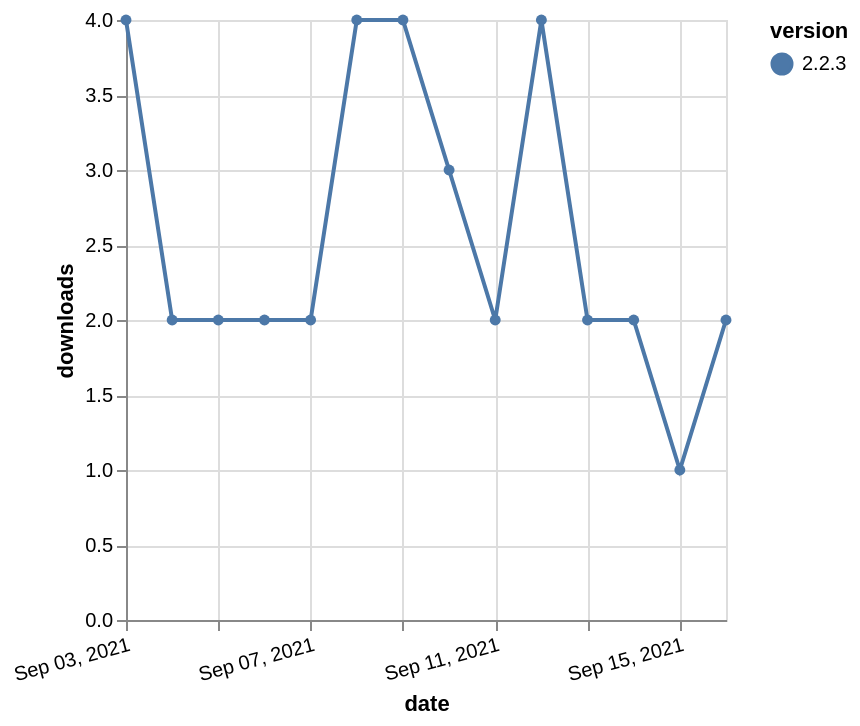

Describe this chart as a Vega-Lite specification.
### Vega-Lite specification from a JSON file in a GitHub repository (floating-point values rounded to 4 significant figures)
{"$schema": "https://vega.github.io/schema/vega-lite/v5.json", "description": "A simple bar chart with embedded data.", "data": {"values": [{"date": "2021-09-03", "total": 259, "delta": 4, "version": "2.2.3"}, {"date": "2021-09-04", "total": 261, "delta": 2, "version": "2.2.3"}, {"date": "2021-09-05", "total": 263, "delta": 2, "version": "2.2.3"}, {"date": "2021-09-06", "total": 265, "delta": 2, "version": "2.2.3"}, {"date": "2021-09-07", "total": 267, "delta": 2, "version": "2.2.3"}, {"date": "2021-09-08", "total": 271, "delta": 4, "version": "2.2.3"}, {"date": "2021-09-09", "total": 275, "delta": 4, "version": "2.2.3"}, {"date": "2021-09-10", "total": 278, "delta": 3, "version": "2.2.3"}, {"date": "2021-09-11", "total": 280, "delta": 2, "version": "2.2.3"}, {"date": "2021-09-12", "total": 284, "delta": 4, "version": "2.2.3"}, {"date": "2021-09-13", "total": 286, "delta": 2, "version": "2.2.3"}, {"date": "2021-09-14", "total": 288, "delta": 2, "version": "2.2.3"}, {"date": "2021-09-15", "total": 289, "delta": 1, "version": "2.2.3"}, {"date": "2021-09-16", "total": 291, "delta": 2, "version": "2.2.3"}]}, "width": "container", "mark": {"type": "line", "point": {"filled": true}}, "encoding": {"x": {"field": "date", "type": "temporal", "timeUnit": "yearmonthdate", "title": "date", "axis": {"labelAngle": -15}}, "y": {"field": "delta", "type": "quantitative", "title": "downloads"}, "color": {"field": "version", "type": "nominal"}, "tooltip": {"field": "delta"}}}
